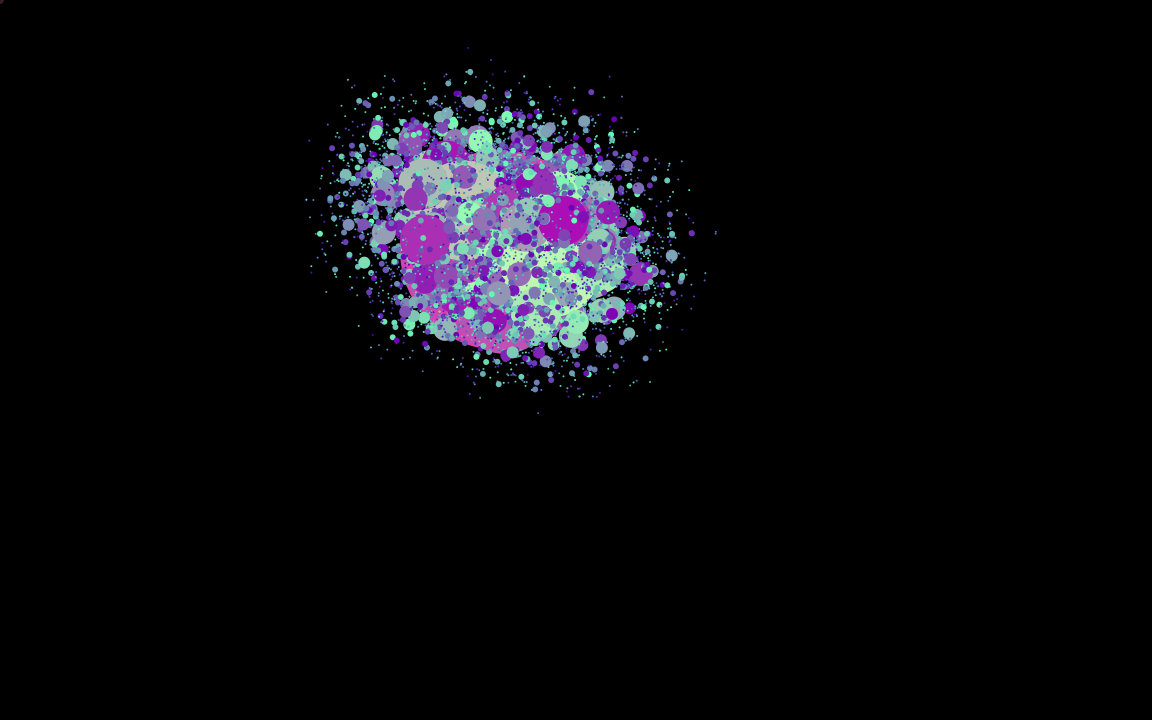
Frame 1 (no input)
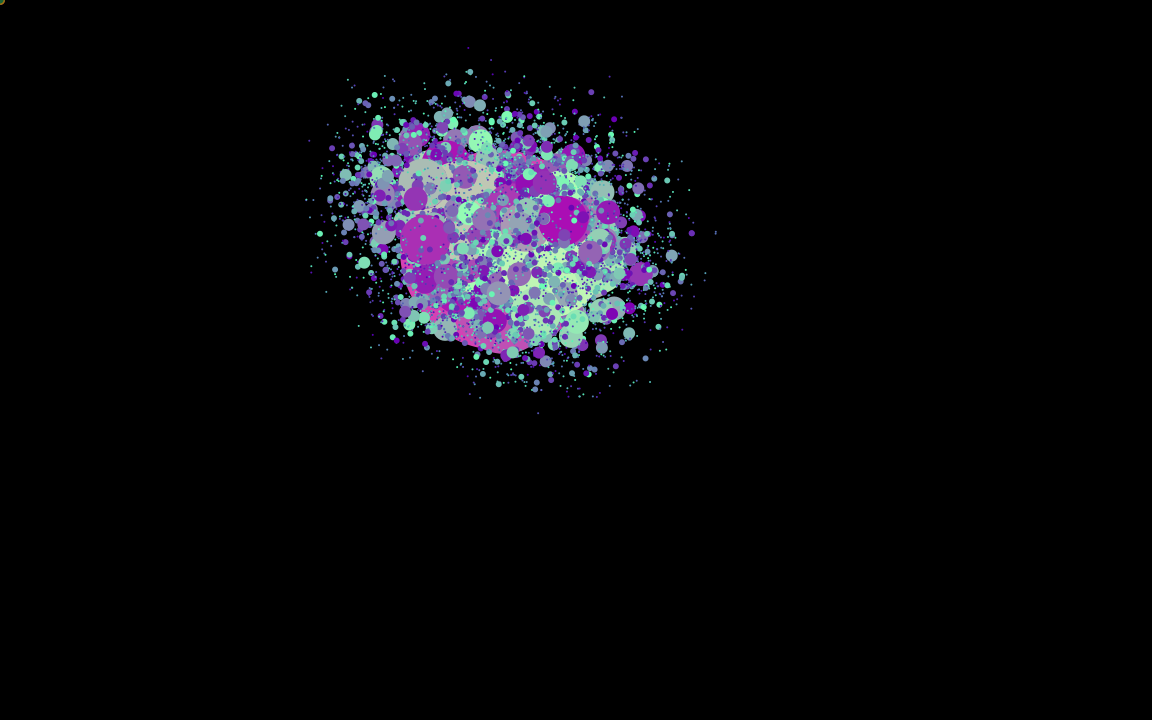
Frame 60 (the mouse pressed at the canvas centre just before this capture)
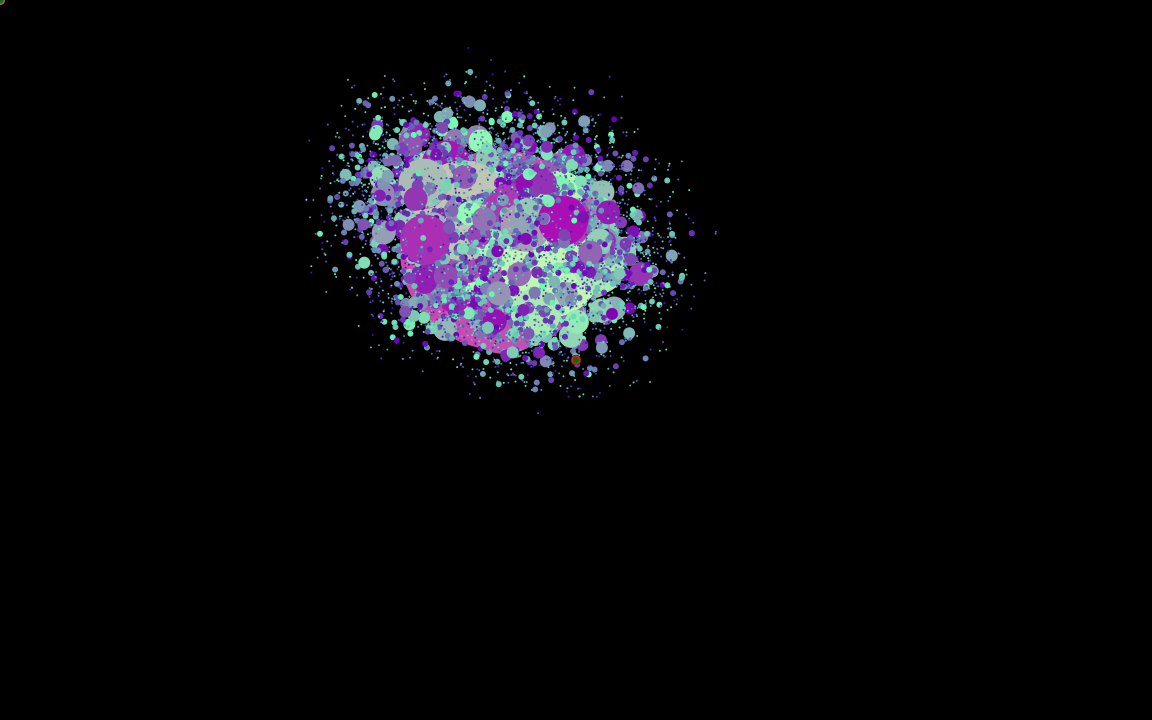
Frame 120 (the mouse held since frame 60 and released just before this capture)

The Processing sketch that drew these frames (run headless with seeded random() and noise(); from frame 60 on, the mouse is pressed at the canvas centre):

// Processing sketch: Final_Random
// ── Final_Random.pde

float x, y;
int i = 0;
void setup() {
  background(0);
  size(1152, 720);
  noStroke();
  //strokeWeight(2);
  drawCircles(500,250,100,10);
}

void draw() {
  int level = 50;
  fill(random(255),random(120),random(80));
  float drip = random(10);
  ellipse(mouseX, mouseY, drip, drip);
  save("Final_Random_JackBrunner.tiff");
}

void mousePressed(){
  
  drawCircles(random(width - 50),random(height - 50),100,10); 
}

void drawCircles(float x, float y, int radius, int level){
 
 noStroke();
 float colTol = 150 * level /5.0;
 float colTol2 = 170 * level / 8.0;
 color c1 = color(colTol,200,random(200));
 color c2 = color(colTol2, random(255), 180);
 color c = lerpColor(c1,c2,1);

 fill(c);
 ellipse(x,y, radius*2, radius*2);
 if(level > 1){
  level--;
  int num = int(random(3,6));
  for(int i = 0; i < num; i++){
   float angle = random(0,TWO_PI);
   float nx = x + cos(angle) * 6.0 * level;
   float ny = y + sin(angle) * 6.0 * level;
   drawCircles(nx,ny,radius/2, level);
  }
 }
  
}
